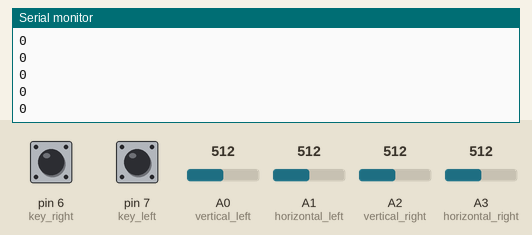
This sketch was run on a simulated Arduino Uno, built with avr-gcc and run on an emulated ATmega328P. Shown: the last lines printed to the serial monitor. The inputs (shaded band) are chosen by the test bench; at power-on: A0 (vertical_left) = 512, A1 (horizontal_left) = 512, A2 (vertical_right) = 512, A3 (horizontal_right) = 512, pin 6 (key_right) LOW, pin 7 (key_left) LOW.

Above: at 1.2 s.
1.3 s: A0 (vertical_left) set to 910
At 1.67 s:
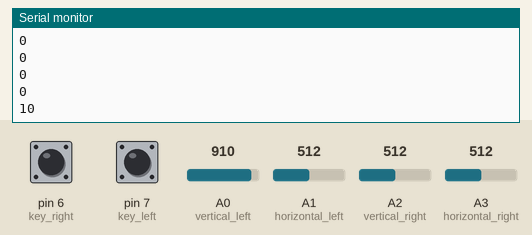
2.8 s: A1 (horizontal_left) set to 910
At 2.88 s:
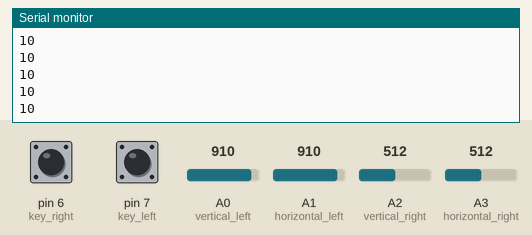
4.3 s: A2 (vertical_right) set to 910
At 4.49 s:
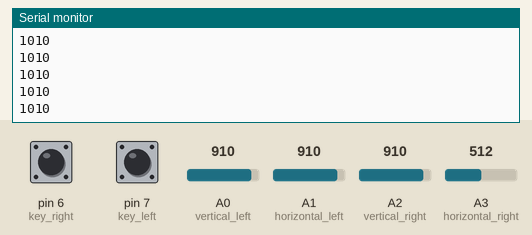
5.8 s: A3 (horizontal_right) set to 910
At 5.9 s:
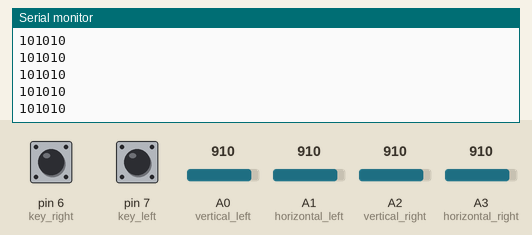
7.3 s: A0 (vertical_left) set to 890
At 7.32 s:
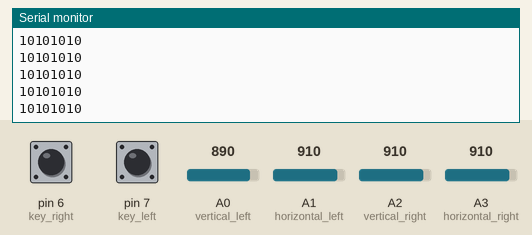
8.8 s: A1 (horizontal_left) set to 890
At 8.93 s:
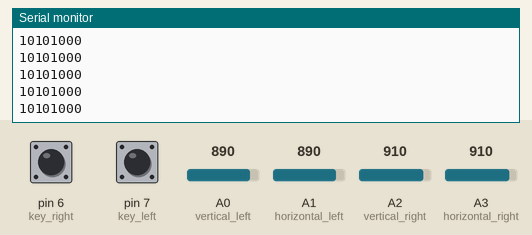
Timing chart, 0 to 11.3 s (numbered marks = the images above; inputs shaded):
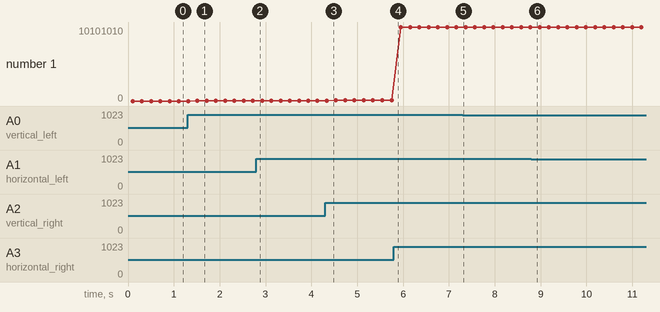

The sketch:

newLcdTx.ino
```cpp
#include <SoftwareSerial.h>
SoftwareSerial mySerial(12,13); // RX, TX

#define vertical_left      0
#define horizontal_left    1
#define key_left           7
#define vertical_right     2
#define horizontal_right   3
#define key_right          6

int verticalLeft=0,horizontalLeft=0,verticalRight=0,horizontalRight=0;
boolean keyLeft=false,keyRight=false;
byte TXdata = 00000000; //containing the content of the booleans bellow:
boolean slideUp =false, slideDown = false, slideLeft=false, slideRight=false;
boolean forward =false, backward = false, right=false, left=false;
//--------------------------------------------------------------
void setup()
{
  Serial.begin(9600);
  mySerial.begin(9600);

  pinMode(0,INPUT); // vertical left(horizental in practice)
  pinMode(1,INPUT); // horizontal left
  pinMode(2,INPUT); //right vertical
  pinMode(3,INPUT); //right horizental(forwardBack)
  pinMode(7,INPUT); // left key
  pinMode(6,INPUT); // right key
}
void loop()
{
  read_joystick();
  delay(100);
  TX();
  mySerial.write(TXdata);
  delay(100);
  //setFlags(TXdata);
  /*Serial.print(slideRight);
  Serial.print(slideLeft);
  Serial.print(slideUp);
  Serial.print(slideDown);
  Serial.print(" ");
  Serial.print(forward);
  Serial.print(backward);
  Serial.print(left);
  Serial.println(right);*/
}
//**************************loop****************************
//----------------------------------------------------------
// reads the analog values from the joysticks(left+right)
//----------------------------------------------------------
void read_joystick()
{
  verticalLeft = analogRead(vertical_left);
  horizontalLeft = analogRead(horizontal_left);
  verticalRight = analogRead(vertical_right);
  horizontalRight = analogRead(horizontal_right);
  keyLeft = digitalRead(key_left);
  keyRight = digitalRead(key_right);
}
//***********************read_joystick***********************
//----------------------------------------------------------
// buildingand transmitting Data byte
//----------------------------------------------------------
void TX()
{
  if(verticalLeft < 30)
  {
    slideRight = true; slideLeft=false; slideDown = false; slideUp = false;
    bitSet(TXdata,0);
  }
  if(verticalLeft > 900)
  {
    slideLeft = true; slideRight = false; slideDown = false; slideUp = false;
    bitSet(TXdata,1);
  }
  if(verticalLeft>450&&verticalLeft<900)
  {
    slideLeft = false; slideRight = false; //slideDown = false; slideUp = false;
    TXdata = TXdata&252; //11111100
  }

  if(horizontalLeft < 30)
  {
    slideDown = true; slideUp = false; slideRight = false; slideLeft=false;
    bitSet(TXdata,2);
  }
  if(horizontalLeft > 900)
  {
    slideUp = true; slideDown = false; slideRight = false; slideLeft=false;
    bitSet(TXdata,3);
  }
  if(horizontalLeft>450&&horizontalLeft<900)
  {
    slideDown = false; slideUp = false;
    TXdata = TXdata & 243;//11110011
  }

  if(verticalRight < 30)
  {
    left = true; right = false; forward = false; backward = false;
    bitSet(TXdata,4);
  }
  if(verticalRight > 900)
  {
    right = true; left = false; forward = false; backward = false;
    bitSet(TXdata,5);
  }
  if(verticalRight>450&&verticalRight<900)
  {
    left = false; right = false;
    TXdata = TXdata & 207; //11001111
  }

  if(horizontalRight < 30)
  {
    forward = true; backward = false; right = false; left = false;
    bitSet(TXdata,6);
  }
  if(horizontalRight > 900)
  {
    backward = true; forward = false; right = false; left = false;
    bitSet(TXdata,7);
  }
  if(horizontalRight>450&&horizontalRight<900)
  {
    forward = false; backward = false;
    TXdata = TXdata & 63; //00111111
  }
  Serial.println(TXdata,BIN);

}
//***********************dataByte***********************
```

Measured:
- after the input at 1.3 s, the serial monitor: prints a new line after 0.21 s (image 1)
- plotted number 1: 0 → 10 after the input at 1.3 s, 10 → 1010 after the input at 2.8 s, 1010 → 101010 after the input at 4.3 s, 101010 → 10101010 after the input at 5.8 s, 10101010 → 10101000 after the input at 7.3 s
